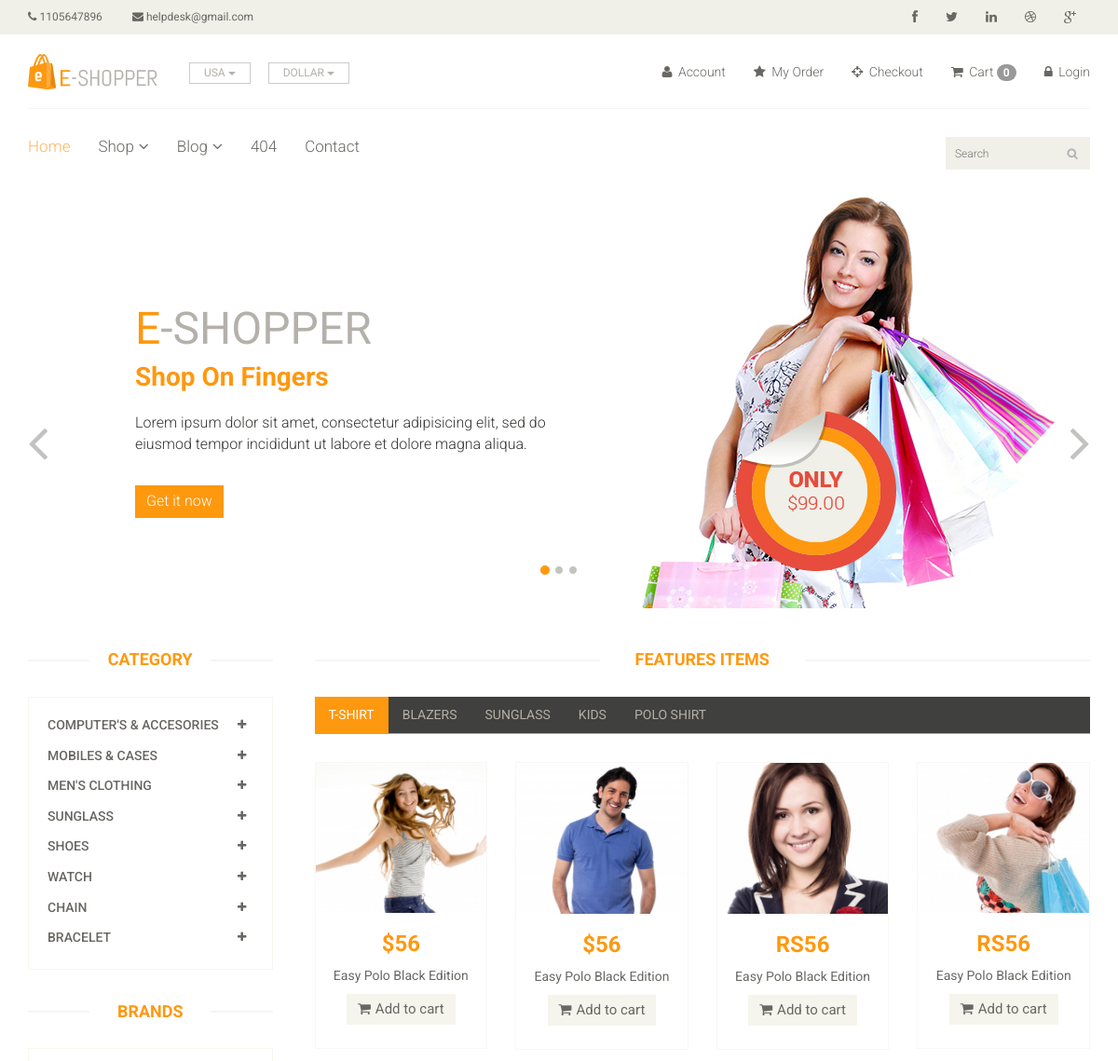
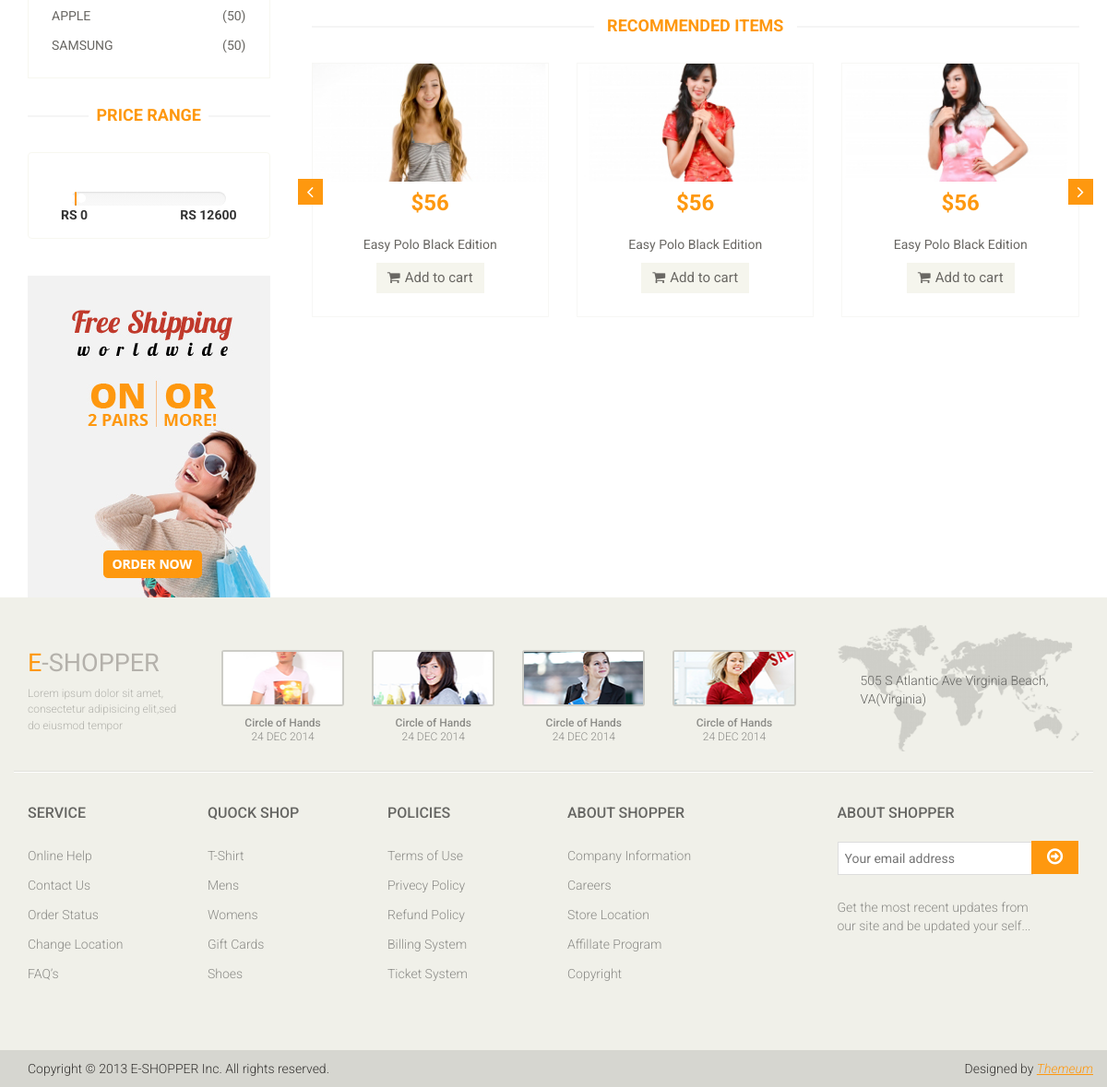
Page /?category=9 on the committed database (2 pictures, top to bottom).
### app/models.py (models this page shows, shortened)
class Category(models.Model):
        name = models.CharField(max_length=150)

class Brand(models.Model):
    name = models.CharField(max_length=150)

### Eshop/views.py (the view)
# urls.py: path('', views.INDEX, name='index'),
def INDEX(request):
    category = Category.objects.all()
    brand = Brand.objects.all()
    brandID = request.GET.get('brand')
    categoryID = request.GET.get('category')
    if categoryID:
        product = Product.objects.filter(sub_category = categoryID).order_by('-id')
    elif brandID:
        Product.objects.filter(brand=brandID).order_by('-id')
    else:
        product = Product.objects.all()
    context = {
        'category': category,
        'product' : product,
        'brand': brand
    }
    return render(request,'index.html',context )

### templates/index.html (shortened to what this page needs)
{% extends 'base.html' %}
 {% block body %}
<section id="slider">
		<div class="container">
			<div class="row">
				<div class="col-sm-12">
					<div id="slider-carousel" class="carousel slide" data-ride="carousel">
						<ol class="carousel-indicators">
							<li data-target="#slider-carousel" data-slide-to="0" class="active"></li>
							<li data-target="#slider-carousel" data-slide-to="1"></li>
							<li data-target="#slider-carousel" data-slide-to="2"></li>
						</ol>
						<div class="carousel-inner">
							<div class="item active">
								<div class="col-sm-6">
									<h1><span>E</span>-SHOPPER</h1>
									<h2 style="color:#FE980F;" >Shop On Fingers</h2>
									<p>Lorem ipsum dolor sit amet, consectetur adipisicing elit, sed do eiusmod tempor incididunt ut labore et dolore magna aliqua. </p>
									<button type="button" class="btn btn-default get">Get it now</button>
								</div>
								<div class="col-sm-6">
									<img src="/static/images/home/girl1.jpg" class="girl img-responsive" alt="" />
									<img src="/static/images/home/pricing.png"  class="pricing" alt="" />
								</div>
							</div>
						</div>
						<a href="#slider-carousel" class="left control-carousel hidden-xs" data-slide="prev">
							<i class="fa fa-angle-left"></i>
						</a>
						<a href="#slider-carousel" class="right control-carousel hidden-xs" data-slide="next">
							<i class="fa fa-angle-right"></i>
						</a>
					</div>
				</div>
			</div>
		</div>
	</section>
<section>
		<div class="container">
			<div class="row">
				<div class="col-sm-3">
					<div class="left-sidebar">
						<h2>Category</h2>
						<div class="panel-group category-products" id="accordian">
              {% for cat in category %}
							<div class="panel panel-default">
								<div class="panel-heading">
									<h4 class="panel-title">
										<a data-toggle="collapse" data-parent="#accordian" href="#{{cat.id}}">
											<span class="badge pull-right"><i class="fa fa-plus"></i></span>
											{{cat.name}}
										</a>
									</h4>
								</div>
							</div>
							{% endfor %}
						</div>
						<div class="brands_products">
							<h2>Brands</h2>
							<div class="brands-name">
								<ul class="nav nav-pills nav-stacked">
									{% for i in brand %}
									<li><a href="/?brand={{i.id}}/"> <span class="pull-right">(50)</span>{{i.name}}</a></li>
									{% endfor %}
								</ul>
							</div>
						</div>
						<div class="price-range">
							<h2>Price Range</h2>
							<div class="well text-center">
								 <input type="text" class="span2" value="" data-slider-min="0" data-slider-max="12600" data-slider-step="5" data-slider-value="[250,450]" id="sl2" ><br />
								 <b class="pull-left">RS 0</b> <b class="pull-right">RS 12600</b>
							</div>
						</div>
						<div class="shipping text-center">
							<img src="images/home/shipping.jpg" alt="" />
						</div>
					</div>
				</div>
				<div class="col-sm-9 padding-right">
					<div class="features_items">
						<h2 class="title text-center">Features Items</h2>
					</div>
					<div class="category-tab">
						<div class="col-sm-12">
							<ul class="nav nav-tabs">
								<li class="active"><a href="#tshirt" data-toggle="tab">T-Shirt</a></li>
								<li><a href="#blazers" data-toggle="tab">Blazers</a></li>
								<li><a href="#sunglass" data-toggle="tab">Sunglass</a></li>
								<li><a href="#kids" data-toggle="tab">Kids</a></li>
								<li><a href="#poloshirt" data-toggle="tab">Polo shirt</a></li>
							</ul>
						</div>
						<div class="tab-content">
							<div class="tab-pane fade active in" id="tshirt" >
								<div class="col-sm-3">
									<div class="product-image-wrapper">
										<div class="single-products">
											<div class="productinfo text-center">
												<img src="images/home/gallery1.jpg" alt="" />
												<h2>$56</h2>
												<p>Easy Polo Black Edition</p>
												<a href="#" class="btn btn-default add-to-cart"><i class="fa fa-shopping-cart"></i>Add to cart</a>
											</div>
										</div>
									</div>
								</div>
								<div class="col-sm-3">
									<div class="product-image-wrapper">
										<div class="single-products">
											<div class="productinfo text-center">
												<img src="images/home/gallery2.jpg" alt="" />
												<h2>$56</h2>
												<p>Easy Polo Black Edition</p>
												<a href="#" class="btn btn-default add-to-cart"><i class="fa fa-shopping-cart"></i>Add to cart</a>
											</div>
										</div>
									</div>
								</div>
								<div class="col-sm-3">
									<div class="product-image-wrapper">
										<div class="single-products">
											<div class="productinfo text-center">
												<img src="images/home/gallery3.jpg" alt="" />
												<h2>RS56</h2>
												<p>Easy Polo Black Edition</p>
												<a href="#" class="btn btn-default add-to-cart"><i class="fa fa-shopping-cart"></i>Add to cart</a>
											</div>
										</div>
									</div>
								</div>
								<div class="col-sm-3">
									<div class="product-image-wrapper">
										<div class="single-products">
											<div class="productinfo text-center">
												<img src="images/home/gallery4.jpg" alt="" />
												<h2>RS56</h2>
												<p>Easy Polo Black Edition</p>
												<a href="#" class="btn btn-default add-to-cart"><i class="fa fa-shopping-cart"></i>Add to cart</a>
											</div>
										</div>
									</div>
								</div>
							</div>
						</div>
					</div>
					<div class="recommended_items">
						<h2 class="title text-center">recommended items</h2>
						<div id="recommended-item-carousel" class="carousel slide" data-ride="carousel">
							<div class="carousel-inner">
								<div class="item active">
									<div class="col-sm-4">
										<div class="product-image-wrapper">
											<div class="single-products">
												<div class="productinfo text-center">
													<img src="images/home/recommend1.jpg" alt="" />
													<h2>$56</h2>
													<p>Easy Polo Black Edition</p>
													<a href="#" class="btn btn-default add-to-cart"><i class="fa fa-shopping-cart"></i>Add to cart</a>
												</div>
											</div>
										</div>
									</div>
									<div class="col-sm-4">
										<div class="product-image-wrapper">
											<div class="single-products">
												<div class="productinfo text-center">
													<img src="images/home/recommend2.jpg" alt="" />
													<h2>$56</h2>
													<p>Easy Polo Black Edition</p>
													<a href="#" class="btn btn-default add-to-cart"><i class="fa fa-shopping-cart"></i>Add to cart</a>
												</div>
											</div>
										</div>
									</div>
									<div class="col-sm-4">
										<div class="product-image-wrapper">
											<div class="single-products">
												<div class="productinfo text-center">
													<img src="images/home/recommend3.jpg" alt="" />
													<h2>$56</h2>
													<p>Easy Polo Black Edition</p>
													<a href="#" class="btn btn-default add-to-cart"><i class="fa fa-shopping-cart"></i>Add to cart</a>
												</div>
											</div>
										</div>
									</div>
								</div>
							</div>
							 <a class="left recommended-item-control" href="#recommended-item-carousel" data-slide="prev">
								<i class="fa fa-angle-left"></i>
							  </a>
							  <a class="right recommended-item-control" href="#recommended-item-carousel" data-slide="next">
								<i class="fa fa-angle-right"></i>
							  </a>
						</div>
					</div>
				</div>
			</div>
		</div>
	</section>
{% endblock %}

### rows in the picture
Category: name "COMPUTER'S & ACCESORIES"
Category: name "MOBILES & CASES"
Category: name "MEN'S CLOTHING"
Category: name "SUNGLASS"
Category: name "SHOES"
Category: name "WATCH"
Category: name "CHAIN"
Category: name "BRACELET"
Brand: name "APPLE"
Brand: name "SAMSUNG"

### other values in the picture
{{ request.session.cart|length }} "0"
